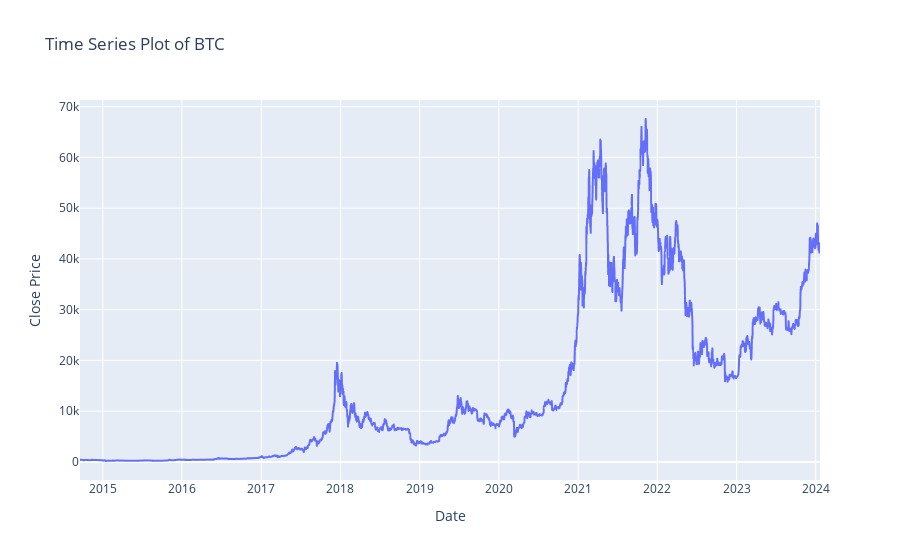

Here is the notebook cell this chart was saved with:
### Markdown cell above
# Visualization

### Code cell
fig_BTC = px.line(df_BTC, x='Date', y='Close', title='Time Series Plot of BTC', labels={'Close': 'Close Price'})

fig_BTC

### Figure 1 — Plotly figure (JSON) as saved in the notebook; plotly's stock layout.template omitted (floating-point values rounded to 4 significant figures; data arrays with more than 128 entries replaced by an {"elided": "..."} marker saying what was removed)
{"data": [{"hovertemplate": "Date=%{x}<br>Close Price=%{y}<extra></extra>", "legendgroup": "", "line": {"color": "#636efa", "dash": "solid"}, "marker": {"symbol": "circle"}, "mode": "lines", "name": "", "showlegend": false, "type": "scattergl", "x": {"elided": "3413 str values"}, "xaxis": "x", "y": {"elided": "3413 float values"}, "yaxis": "y"}], "layout": {"legend": {"tracegroupgap": 0}, "title": {"text": "Time Series Plot of BTC"}, "xaxis": {"anchor": "y", "domain": [0, 1], "title": {"text": "Date"}}, "yaxis": {"anchor": "x", "domain": [0, 1], "title": {"text": "Close Price"}}}}
